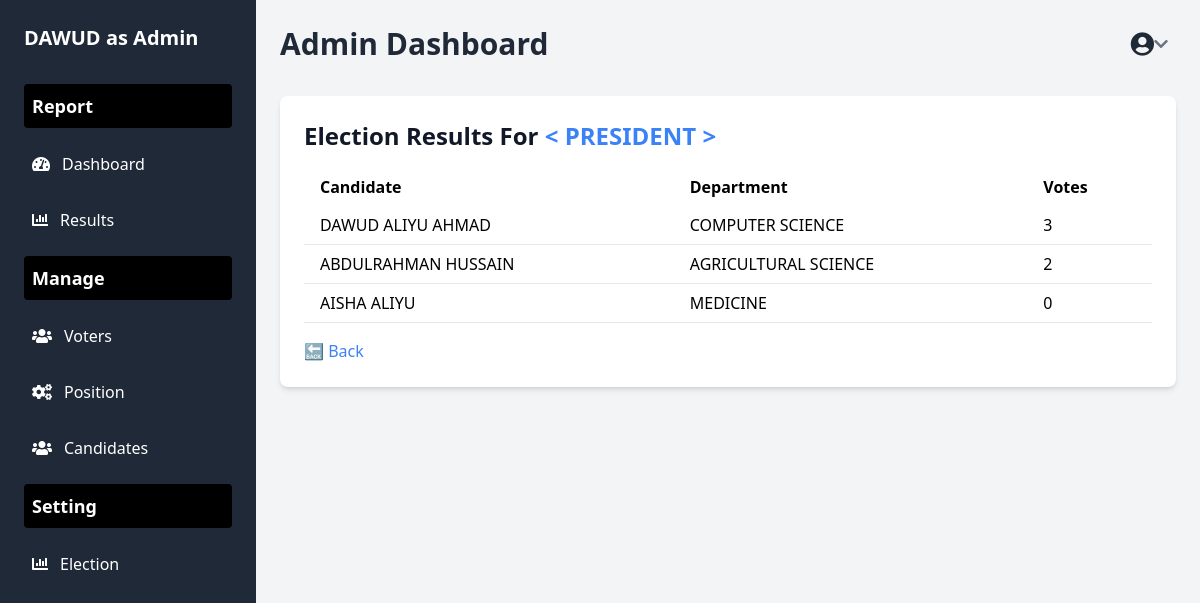
Screenshot of /final-details/10/ (signed in) with the database file from the repository.
### maaun/models.py (models this page shows, shortened)
class Position(models.Model):
    name = models.CharField(max_length=100)
    election = models.ForeignKey(Election, on_delete=models.CASCADE, related_name="positions")
    class Meta:
        unique_together = ('name', 'election')  # Prevents duplicate positions under the same election

class Candidate(models.Model):
    first_name = models.CharField(max_length=255)
    last_name = models.CharField(max_length=255)
    department = models.CharField(max_length=255)
    reg_no = models.CharField(max_length=15, unique=True)
    position = models.ForeignKey('Position', on_delete=models.CASCADE, related_name="candidates")
    avater = models.ImageField(null= True, default="avater.png")
    created = models.DateTimeField(auto_now_add=True)

### maaun/views.py (the view)
# urls.py: path('final-details/<int:position_id>/', views.final_details, name='final-details'),
@login_required(login_url ='my-login')
def final_details(request, position_id): # Use pk instead of position_id
    position = get_object_or_404(Position, id=position_id)
    candidates = Candidate.objects.filter(position=position)
    results = []
    for candidate in candidates:
        vote_count = Vote.objects.filter(candidate=candidate, position=position).count()
        results.append({
            'candidate': candidate,
            'vote_count': vote_count,
        })
    results = sorted(results, key=lambda x: x['vote_count'], reverse=True)
    context = {
        "position": position,
        "results": results,
    }
    return render(request, 'maaun/final-details.html', context)

### maaun/templates/maaun/final-details.html (shortened to what this page needs)
<html lang="en">
<head>
    <script src="https://cdn.tailwindcss.com"></script>
</head>
<body class="bg-gray-100 h-screen flex">
    {%include 'maaun/board-sidebar.html' %}
    <div class="flex-1 ml-64 p-6 overflow-auto ">
        {% include 'maaun/board-navbar.html' %}
    <div class=" bg-white shadow-md rounded-lg p-6">
            <h1 class="text-2xl font-bold text-gray-900 mb-4">Election Results For <strong class="text-blue-500"> < {{ position.name|upper }} >  </strong> </h1>
            <table class="w-full text-left">
                <thead>
                    <tr>
                        <th class="py-2 px-4">Candidate</th>
                        <th class="py-2 px-4">Department</th>
                        <th class="py-2 px-4">Votes</th>
                    </tr>
                </thead>
                <tbody>
                    {% for result in results %}
                    <tr class="border-b">
                        <td class="py-2 px-4">{{ result.candidate.first_name|upper }} {{ result.candidate.last_name|upper }}</td>
                        <td class="py-2 px-4">{{ result.candidate.department|upper }}</td>
                        <td class="py-2 px-4">{{ result.vote_count }}</td>
                    </tr>
                    {% endfor %}
                </tbody>
            </table>
            <a href="{% url 'final-result' %}" class="block mt-4 text-blue-500 hover:underline">🔙 Back</a>
        </div>
    </div>
</body>
</html>

### maaun/templates/maaun/board-sidebar.html
<div class="w-64 bg-gray-800 text-white h-screen p-6 fixed left-0 top-0 overflow-y-auto">
    <h2 class="text-xl font-semibold mb-8">
        <span class="font-bold text-white uppercase">{{ request.user.username }} </span> as Admin
    </h2>
    <ul class="space-y-4">
        <h4 class=" bg-black p-2 rounded  text-white text-lg font-semibold  mt-8 mb-4">Report</h4>
        <li>
            <a href="{% url 'dashboard' %}" class="flex items-center text-white hover:bg-gray-700 p-2 rounded">
                <i class="fas fa-tachometer-alt mr-3"></i> Dashboard
            </a>
        </li>
        <li>
            <a href="{% url 'final-result' %}" class="flex items-center text-white hover:bg-gray-700 p-2 rounded">
                <i class="fas fa-chart-bar mr-3"></i> Results
            </a>
        </li>
        <h4 class="bg-black p-2 rounded  text-white text-lg font-semibold mt-8 mb-4">Manage</h4>
        <li>
            <a href="{% url 'voter' %}" class="flex items-center text-white hover:bg-gray-700 p-2 rounded">
                <i class="fas fa-users mr-3"></i> Voters
            </a>
        </li>
        <li>
            <a href="{% url 'position'  %}" class="flex items-center text-white hover:bg-gray-700 p-2 rounded">
                <i class="fas fa-cogs mr-3"></i> Position
            </a>
        </li>
        <li>
            <a href="{% url 'candidate' %}" class="flex items-center text-white hover:bg-gray-700 p-2 rounded">
                <i class="fas fa-users mr-3"></i> Candidates
            </a>
        </li>
        <h4 class=" bg-black p-2 rounded  text-white text-lg font-semibold mt-8 mb-4">Setting</h4>
        <li>
            <a href="{% url 'election'  %}" class="flex items-center text-white hover:bg-gray-700 p-2 rounded">
                <i class="fas fa-chart-bar mr-3"></i> Election
            </a>
        </li>
    </ul>
</div>

### rows the page displays
Position: name "PRESIDENT"
Candidate: candidate.first_name "DAWUD ALIYU", candidate.last_name "AHMAD", candidate.department "COMPUTER SCIENCE", vote_count "3"
Candidate: candidate.first_name "ABDULRAHMAN", candidate.last_name "HUSSAIN", candidate.department "AGRICULTURAL SCIENCE", vote_count "2"
Candidate: candidate.first_name "AISHA", candidate.last_name "ALIYU", candidate.department "MEDICINE", vote_count "0"

### other values shown
{{ request.user.username }} "DAWUD"
